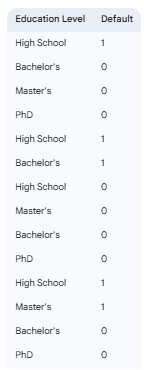
#> input picture Machine Learning/Encoding/Nominal/images/weight_data.png, 144 x 370 px
$ jupyter execute --allow-errors 'weight of evidence and information value encoding.ipynb'
#> lines starting #> are read from the running program, lines starting #| are printed output that depends on the picture
1. [Weight of Evidence & Information Value Encoding](#weight-of-evidence--information-value-encoding)

#### Weight of Evidence & Information Value Encoding:
- we transform the categorical feature into numerical values
- used in binary classification

Dataset:

[cell 1]
from PIL import Image
from IPython.display import display

img = Image.open('images/weight_data.png')
#> img is the input picture: PIL image 144x370 RGBA; mean R, G, B, A 241.9, 243.8, 246.8, 255
new_image = img.resize((250, 650))
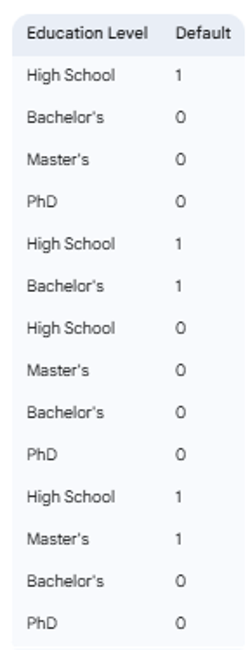
#> new_image: PIL image 250x650 RGBA; mean R, G, B, A 241.9, 243.8, 246.7, 255
display(new_image)

create contingency table for default "1" & "0" w.r.t categories of education feature

[cell 2]
from PIL import Image
from IPython.display import display

img = Image.open('images/weight_data2.png')
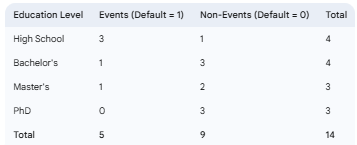
#> input picture Machine Learning/Encoding/Nominal/images/weight_data2.png, 357 x 145 px
#> img is the input picture: PIL image 357x145 RGBA; mean R, G, B, A 241.3, 243.6, 247.2, 255
new_image = img.resize((600, 250))
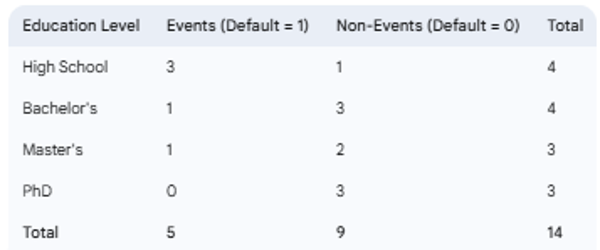
#> new_image: PIL image 600x250 RGBA; mean R, G, B, A 241.3, 243.6, 247.2, 255
display(new_image)

Calculate the Percentage of Default 1 and Default 0 for Each Category and Overall

[cell 3]
from PIL import Image
from IPython.display import display

img = Image.open('images/weight_data3.png')
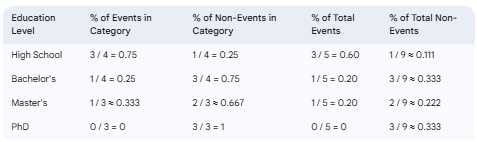
#> input picture Machine Learning/Encoding/Nominal/images/weight_data3.png, 477 x 142 px
#> img is the input picture: PIL image 477x142 RGBA; mean R, G, B, A 237.1, 239.7, 243.7, 255
new_image = img.resize((800, 250))
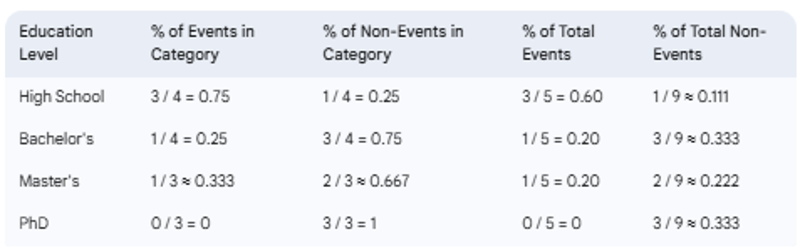
#> new_image: PIL image 800x250 RGBA; mean R, G, B, A 237.1, 239.7, 243.6, 255
display(new_image)

Calculate Weight of Evidence (WoE) for Each Category

[cell 4]
from PIL import Image
from IPython.display import display

img = Image.open('images/weight_data4.png')
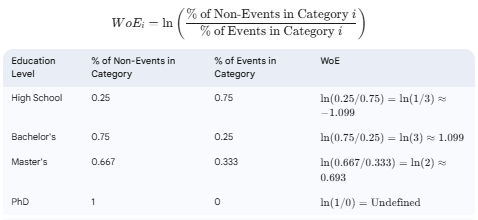
#> input picture Machine Learning/Encoding/Nominal/images/weight_data4.png, 478 x 220 px
#> img is the input picture: PIL image 478x220 RGBA; mean R, G, B, A 240.8, 242.8, 245.8, 255
new_image = img.resize((800, 380))
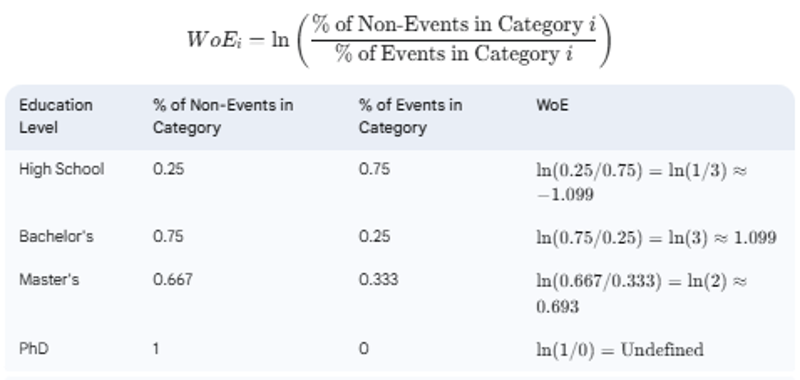
#> new_image: PIL image 800x380 RGBA; mean R, G, B, A 240.7, 242.6, 245.7, 255
display(new_image)

Handling 0 values
- having 0 values will lead to undefined issues while calculating the weight of evidence
- as a solution, we add a small constant i.e. 0.5 in both default 1 (events) and default 0 (non-events)

[cell 5]
from PIL import Image
from IPython.display import display

#> (the rest of this cell did not finish here and is left out)

Calculate Information Value (IV) for the Feature

[cell 6]
from PIL import Image
from IPython.display import display

img = Image.open('images/weight_data6.png')
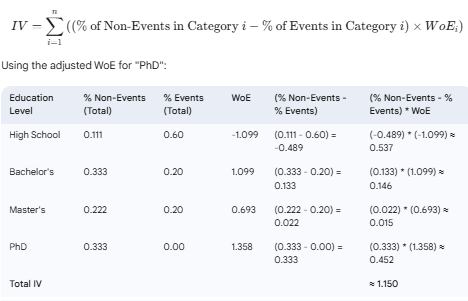
#> input picture Machine Learning/Encoding/Nominal/images/weight_data6.png, 468 x 301 px
#> img is the input picture: PIL image 468x301 RGBA; mean R, G, B, A 241.3, 243, 245.7, 255
new_image = img.resize((800, 530))
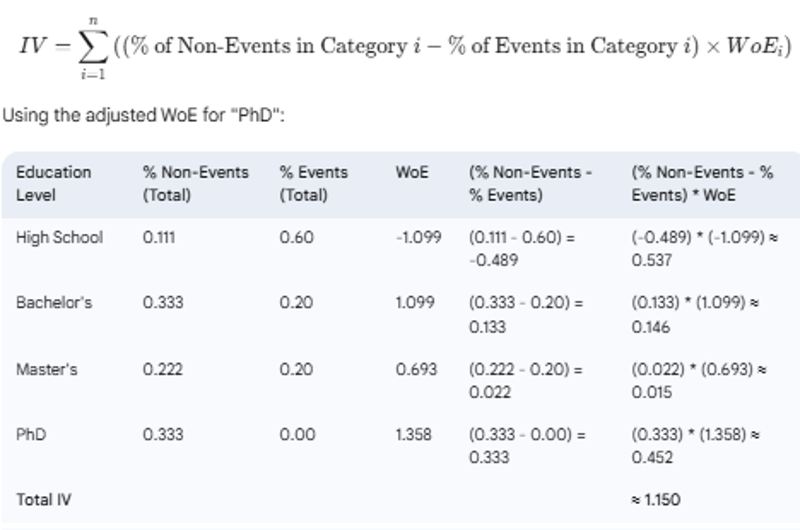
#> new_image: PIL image 800x530 RGBA; mean R, G, B, A 241.2, 242.9, 245.5, 255
display(new_image)
